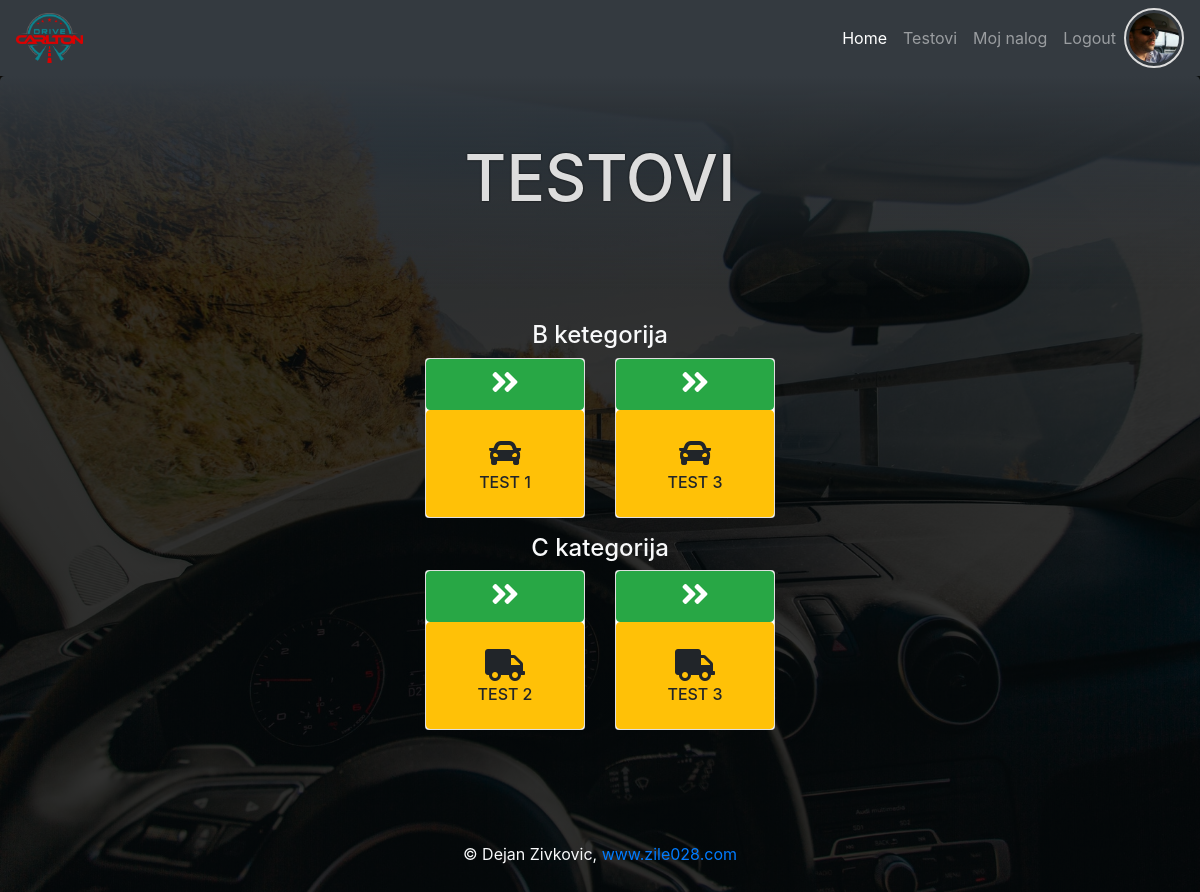
The page /testovi.php (signed in) on the database its author committed.
### tables this page shows
CREATE TABLE `users` (
  `id` int(11) NOT NULL,
  `first_name` varchar(50) NOT NULL,
  `last_name` varchar(50) NOT NULL,
  `date_birth` date NOT NULL,
  `email` varchar(50) NOT NULL,
  `password` varchar(60) NOT NULL,
  `created_at` timestamp NOT NULL DEFAULT CURRENT_TIMESTAMP,
  `last_login` timestamp NOT NULL DEFAULT CURRENT_TIMESTAMP,
  `profil_img` varchar(60) DEFAULT NULL,
  `role_id` int(11) DEFAULT NULL
);

CREATE TABLE `tests` (
  `id` int(11) NOT NULL,
  `test_name` varchar(150) NOT NULL,
  `category_id` int(11) NOT NULL
);

CREATE TABLE `test_category` (
  `id` int(11) NOT NULL,
  `category_name` varchar(50) NOT NULL,
  `icon` varchar(50) NOT NULL
);

### testovi.php (called while the page is built, shortened)
<?php
require_once "core/init.php";
$user_info = $User->selectSingleJoin(
    ["users", "roles"],
    "role_id",
    ["id" => $_SESSION["id"]]
);
$tests = $Tests->getAllTests();
require_once ROOT . "/view/testovi.view.php";

### core/init.php (called while the page is built, shortened)
<?php
require_once "classes/Conection.php";
require_once "classes/QueryBuilder.php";
require_once "classes/User.php";
require_once "classes/Tests.php";
$database = $conn_config["home_desktop"];
$User         = new User($database);
$Tests        = new Tests($database);

### core/classes/User.php (called while the page is built, shortened)
<?php
class User extends QueryBuilder
{
    public function isLoged()
    {
        if (isset($_SESSION["id"])) {
            return false;
        } else {
            return true;
        }
    }
}

### core/classes/QueryBuilder.php (called while the page is built, shortened)
<?php
class QueryBuilder extends Connection
{
    public function selectSingleJoin(array $table, String $join_on, $criteria)
    {
        $key = key($criteria);
        $sql = "SELECT
                {$table[0]}.*, {$table[0]}.id {$table[0]}_id, {$table[1]}.*
                FROM {$table[0]}
                JOIN {$table[1]}
                ON {$table[0]}.{$join_on} = {$table[1]}.id
                WHERE {$table[0]}.{$key} = :{$key}";
        $qry = $this->db->prepare($sql);
        $qry->execute($criteria);
        $result = $qry->fetch(PDO::FETCH_OBJ);
        return $result;
    }
}

### core/classes/Conection.php (called while the page is built, shortened)
<?php
class Connection
{
    public function __construct($database)
    {
        try {
            $this->db = new PDO("mysql:host={$database['host']};dbname={$database['dbname']}", $database["user"], $database["password"]);
        } catch (PDOException $err) {
            die("Doslo je do greske. Nije moguce konektovati se sa bazom - " . $err->getMessage());
        }
    }
}

### core/classes/Tests.php (called while the page is built, shortened)
<?php
class Tests extends QueryBuilder
{
    public function getAllTests()
    {
        $sql = "SELECT
            tc.category_name,
            tc.icon,
            t.id,
            t.test_name
            FROM tests t
            JOIN test_category tc ON t.category_id = tc.id
            ";
        $qry = $this->db->prepare($sql);
        $qry->execute();
        $result = $qry->fetchAll(PDO::FETCH_ASSOC | PDO::FETCH_GROUP);
        return $result;
    }
}

### view/testovi.view.php (the view, shortened to what this page needs)
<?php
require ROOT . "/include/top.php";
require ROOT . "/include/main_nav.php";
?>
<header class="jumbotron text-center">
    <h1>Testovi</h1>
</header>
<section class="container">
    <article class="row mt-4 justify-content-center">
        <?php foreach($tests as $category_name => $category_test): ?>
        <h4 class="col-12 text-center text-light"><?php echo $category_name; ?></h4>
        <?php foreach($category_test as $test):?>
        <div class="card col-md-2 testovi bg-transparent border-0 mb-3">
            <div class="card body">
                <a class="btn btn-success w-100" href="test.php?id=<?php echo $test["id"]; ?>"><i
                        class="fas fa-angle-double-right"></i></a>
                <a class="btn btn-warning" href="test.php?id=<?php echo $test["id"]; ?>">
                    <div class="card-body d-flex flex-column align-item-center justify-content-center text-center">
                        <?php echo $test["icon"]; ?>
                        <h6><?php echo $test["test_name"]; ?></h6>
                    </div>
                </a>
            </div>
        </div>
        <?php endforeach; ?>
        <?php endforeach; ?>
    </article>
</section>
<?php
require ROOT . "/include/bottom.php";
?>

### include/main_nav.php (shortened to what this page needs)
<nav class="navbar navbar-expand-lg navbar-dark bg-dark">
    <a class="navbar-brand" href="<?php echo ROOT_DIR; ?>"><img class="img-fluid" src="asset/logo-sm.png" alt=""></a>
    <div class="collapse navbar-collapse" id="navbarNav">
        <ul class="navbar-nav ml-auto">
            <li class="nav-item active">
                <a class="nav-link" href="<?php echo ROOT_DIR; ?>">Home</a>
            </li>
            <li class="nav-item">
                <a class="nav-link" href="<?php echo ROOT_DIR; ?>/testovi.php">Testovi</a>
            </li>
            <?php if($User->isLoged()): ?>
            <li class="nav-item">
                <a class="nav-link" href="login_register.php">Login / Register</a>
            </li>
            <?php else: ?>
            <li class="nav-item">
                <a class="nav-link" href="user.php">Moj nalog</a>
            </li>
            <li class="nav-item">
                <a class="nav-link" href="logout.php">Logout</a>
            </li>
            <?php endif; ?>
        </ul>
        <?php if(!$User->isLoged()): ?>
        <div class="loged-profil">
            <img src="<?php echo SRC_URI . ($user_info->profil_img ?:"../asset/logo-sm.png"); ?>" alt="">
        </div>
        <?php endif; ?>
    </div>
</nav>

### css/style.css (style rules this page uses)
* { margin: 0; padding: 0; box-sizing: border-box; }
body { background: linear-gradient(rgba(0, 0, 0, 0.8), rgba(0, 0, 0, 0.8)), url(../asset/bg.jpg); background-position: center top; background-size: cover; background-attachment: fixed; }
.jumbotron { background: linear-gradient(to bottom, rgba(52, 58, 64, 1), rgba(0, 0, 0, 0)); color: #ddd; }
h1 { text-transform: uppercase; font-size: 4rem; }
h1, h1 + * { text-shadow: 0 0 2px #000; }
.testovi h6 { text-transform: uppercase; margin: 0; padding: 0; line-height: 1; }
.testovi i { font-size: 2rem; margin-bottom: 5px; }
.navbar-brand img, .loged-profil img { height: 50px; }
.loged-profil img { border: 2px solid #ddd; padding: 3px; border-radius: 50%; width: 60px; height: 60px; object-fit: cover; }

### rows shown on the page
users: profil_img (picture)
tests: test_name "TEST 1"
tests: test_name "TEST 3"
tests: test_name "TEST 2"
tests: test_name "TEST 3"

### other values the page prints
$category_name "B ketegorija"
$category_name "C kategorija"
